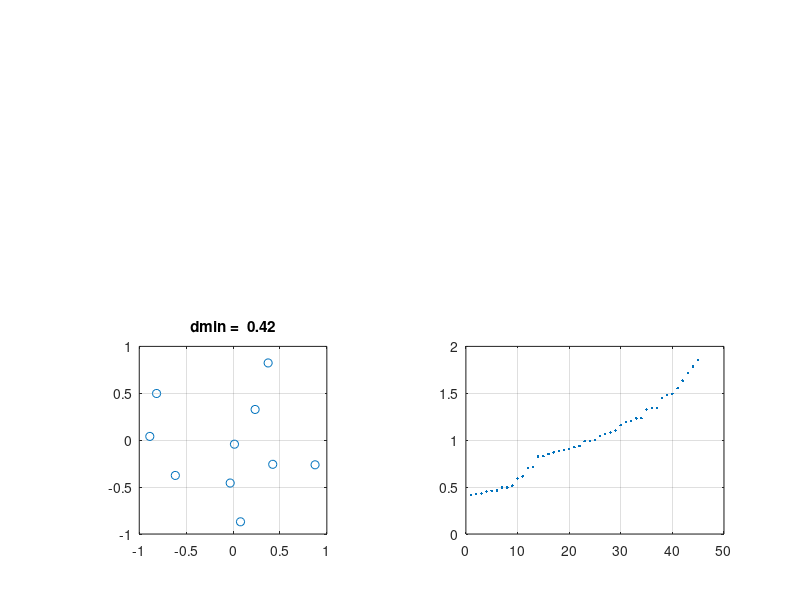

The MATLAB script that drew this image: (Note: this script raises an error after producing the figure.)
clear
M=10;
Lruns=1000;
mr = zeros(Lruns,1);
x=zeros(M,2,Lruns);
d=zeros(M*(M-1)/2,Lruns);
UU=1;
for ir=1:Lruns
    if UU
        rho = rand(M,1);
        phi = 360*rand(M,1);
    else
        rho = ones(M,1);
        phi = (0:M-1)'*360/M;
    end
    x(:,1,ir) = rho .* cos(phi*pi/180);
    x(:,2,ir) = rho .* sin(phi*pi/180);
    cp=0;
    for im1=1:M-1
        for im2=im1+1:M
            cp=cp+1;
            d(cp,ir)=norm(x(im1,:,ir)-x(im2,:,ir));
        end
    end
    mr(ir) = min(d(:,ir));
end

[mm,indmm] = max(mr);
%%
figure(1)
if UU
    subplot(223)
    
    plot(x(:,1,indmm),x(:,2,indmm),'o')
    grid on
    set(gca,'xlim',[-1 1])
    set(gca,'ylim',[-1 1])
    axis('square')
    title(sprintf('dmin = %5.2f',mm))
    
    subplot(224)
    plot(sort(d(:,indmm)),'.')
    grid on
    
else
    subplot(221)
    plot(x(:,1,indmm),x(:,2,indmm),'o')
    grid on
    set(gca,'xlim',[-1 1])
    set(gca,'ylim',[-1 1])
    axis('square')
    title(sprintf('dmin = %5.2f',mm))
    subplot(222)
    plot(sort(d(:,indmm)),'.')
    grid on
end
%%

newX = transform2isotrop(squeeze(x(:,:,indmm)),1.2);

XXTnew = newX'*newX;

%%
HorizontalSize = 16;
VerticalSize   = 10;
set(gcf,'units','centimeters');
set(gcf,'paperunits','centimeters');
set(gcf,'PaperType','a3');
set(gcf,'position',[0 5 HorizontalSize VerticalSize]);
%         set(gcf,'position',[0 5 HorizontalSize VerticalSize]);
set(gcf,'paperposition',[0 0 HorizontalSize VerticalSize]);
set(gcf,'color', [1,1,0.92]);
set(gcf, 'InvertHardCopy', 'off');


printdirectory  = ' ../../figures/';
fileprintepscmd = sprintf('print -depsc -loose %suniforinterdistances.eps',printdirectory);
fileeps2pdfcmd  = sprintf('!/Library/TeX/texbin/epstopdf %suniforinterdistances.eps',printdirectory);
filermcmd       = sprintf('!rm %suniforinterdistances.eps',printdirectory);

figure(1)
% eval(fileprintepscmd)
% eval(fileeps2pdfcmd)
% eval(filermcmd)